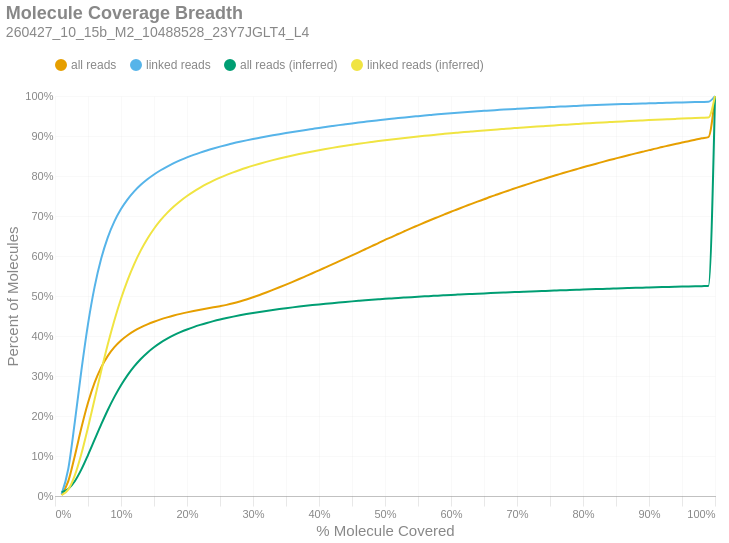

Notebook code for this chart:
### Markdown cell above
### Molecule Read Coverage
This chart shows molecule coverage breadth as computed by the number of bases aligned to that molecule. In other words, "*how much of each unique long molecule is actually sequenced/aligned?*" Keep in mind there is a distinction between sequences and alignments, since some sequences belonging to a particular molecule may not align well and wouldn't appear in the alignment data. This chart also shows molecule coverage breadth as computed by the *inferred fragment* from which the aligned sequences originate. Unlike read coverage, this calculation takes into account the total insert size, including unsequenced gaps between the forward and reverse reads. Like the previous figures, these are cumulative percents.

### Code cell
if SKIPLR:
    print_html(f"Skipped")
else:
    binned_df = consolidated_hist(valids['coverage_bp'], mask, 0.01, True)
    binned_df_inf = consolidated_hist(valids['coverage_inserts'], mask, 0.01, True)
    binned_df = binned_df.with_columns(pl.lit(binned_df_inf['all reads (cumsum)']).alias('all reads (inferred)'))
    binned_df = binned_df.with_columns(pl.lit(binned_df_inf['linked reads (cumsum)']).alias('linked reads (inferred)'))
    binned_df = binned_df.with_columns(
        (pl.col('bin').cast(pl.Float64) + 0.01).alias('right_edge')
    )

    with SafeRender(binned_df):
        (
            density_plot(binned_df, 'Molecule Coverage Breadth', samplename, 'molcov', ['all reads (inferred)','linked reads (inferred)'])
            .encode(
                #x=alt.X('bin:Q', title="% Molecule Covered").axis(format = '%').scale(padding=0),
                x=alt.X('right_edge:Q', title="% Molecule Covered").axis(format='%').scale(padding=0),
                y=alt.Y('value:Q', title='Percent of Molecules')
                    .axis(format='%')
                    .stack(False)
                    .scale(domainMin=0, padding=0),
                color=alt.Color("key:N").scale(domain = ["all reads", "linked reads", "all reads (inferred)", "linked reads (inferred)"]),
                tooltip = [
                    alt.Tooltip("key:N", title = "Data Type"),
                    alt.Tooltip("range_label:N", title="% Molecule Covered"),
                    alt.Tooltip("value:Q", format = ".2%", title="% Molecules")
                ]
            )
        ).display()

### Figure 1 — Vega-Lite specification as saved in the notebook (floating-point values rounded to 4 significant figures)
{"width": "container", "height": 400, "config": {"title": {"anchor": "start", "dy": -15, "fontSize": 18, "color": "#888888", "subtitleColor": "#888888", "subtitleFontSize": 14}, "arc": {"fill": "#0072B2"}, "axis": {"domainColor": "#888888", "domainWidth": 0.5, "gridWidth": 0.2, "grid": false, "titleFontWeight": 400, "titleFontSize": 15, "labelFontSize": 11, "labelColor": "#888888", "tickColor": "#888888", "tickWidth": 0.2, "titleColor": "#888888"}, "axisBand": {"grid": false}, "axisX": {"grid": true, "tickSize": 10, "domainCap": "round"}, "axisY": {"domain": false, "grid": true, "tickSize": 0, "domainCap": "round"}, "background": "transparent", "header": {"labelFontSize": 15, "labelColor": "#888888", "titleFontSize": 15, "titleFontWeight": 600, "titleColor": "#888888"}, "legend": {"labelFont": "sans-serif", "labelFontSize": 12, "labelColor": "#888888", "symbolSize": 100, "symbolType": "circle", "titleFontSize": 12, "titlePadding": 10, "titleColor": "#888888", "title": null, "orient": "top"}, "range": {"category": ["#E69F00", "#56B4E9", "#009E73", "#F0E442", "#0072B2", "#D55E00", "#CC79A7", "#000000"], "diverging": ["#cfe8f3", "#a2d4ec", "#73bfe2", "#46abdb", "#1696d2", "#12719e"]}, "area": {"fill": "#0072B2", "fillOpacity": 0.7, "line": true, "strokeOpacity": 0.7}, "line": {"color": "#0072B2", "stroke": "#0072B2", "strokeWidth": 2}, "trail": {"color": "#0072B2", "stroke": "#0072B2", "strokeWidth": 0, "size": 1}, "point": {"filled": true, "fillOpacity": 1.0, "size": 95}, "text": {"color": "#888888", "fontSize": 11, "align": "right", "fontWeight": 400, "size": 11}, "bar": {"fill": "#0072B2", "stroke": null}, "view": {"stroke": null, "continuousWidth": 660, "continuousHeight": 400}}, "data": {"name": "data-66cbcaf6529f50a5a47a44c8cda95c17"}, "mark": {"type": "line", "interpolate": "monotone", "point": {"opacity": 0, "size": 275}}, "encoding": {"color": {"field": "key", "scale": {"domain": ["all reads", "linked reads", "all reads (inferred)", "linked reads (inferred)"]}, "type": "nominal"}, "tooltip": [{"field": "key", "title": "Data Type", "type": "nominal"}, {"field": "range_label", "title": "% Molecule Covered", "type": "nominal"}, {"field": "value", "format": ".2%", "title": "% Molecules", "type": "quantitative"}], "x": {"axis": {"format": "%"}, "field": "right_edge", "scale": {"padding": 0}, "title": "% Molecule Covered", "type": "quantitative"}, "y": {"axis": {"format": "%"}, "field": "value", "scale": {"domainMin": 0, "padding": 0}, "stack": false, "title": "Percent of Molecules", "type": "quantitative"}}, "params": [{"name": "param_c36ac31b6afebe62", "select": {"type": "point", "fields": ["key"]}, "bind": "legend"}], "title": {"text": "Molecule Coverage Breadth", "subtitle": "260427_10_15b_M2_10488528_23Y7JGLT4_L4"}, "transform": [{"fold": ["all reads (cumsum)", "linked reads (cumsum)", "all reads (inferred)", "linked reads (inferred)"]}, {"calculate": "replace(datum.key, ' (cumsum)', '')", "as": "key"}, {"filter": {"param": "param_c36ac31b6afebe62"}}], "usermeta": {"embedOptions": {"downloadFileName": "260427_10_15b_M2_10488528_23Y7JGLT4_L4.molcov"}}, "$schema": "https://vega.github.io/schema/vega-lite/v6.4.1.json", "datasets": {"data-66cbcaf6529f50a5a47a44c8cda95c17": [{"bin": "0.0", "interval": "0.0-0.01", "all reads": 0.00275, "linked reads": 0.004936, "all reads (cumsum)": 0.00275, "linked reads (cumsum)": 0.004936, "range_label": "0.0-0.01", "all reads (inferred)": 0.009719, "linked reads (inferred)": 0.001968, "right_edge": 0.01}, {"bin": "0.01", "interval": "0.01-0.02", "all reads": 0.03369, "linked reads": 0.06186, "all reads (cumsum)": 0.03644, "linked reads (cumsum)": 0.0668, "range_label": "0.01-0.02", "all reads (inferred)": 0.01756, "linked reads (inferred)": 0.01589, "right_edge": 0.02}, {"bin": "0.02", "interval": "0.02-0.03", "all reads": 0.06373, "linked reads": 0.1176, "all reads (cumsum)": 0.1002, "linked reads (cumsum)": 0.1844, "range_label": "0.02-0.03", "all reads (inferred)": 0.03699, "linked reads (inferred)": 0.05141, "right_edge": 0.03}, {"bin": "0.03", "interval": "0.03-0.04", "all reads": 0.07027, "linked reads": 0.1298, "all reads (cumsum)": 0.1704, "linked reads (cumsum)": 0.3142, "range_label": "0.03-0.04", "all reads (inferred)": 0.06645, "linked reads (inferred)": 0.1056, "right_edge": 0.04}, {"bin": "0.04", "interval": "0.04-0.05", "all reads": 0.06251, "linked reads": 0.1155, "all reads (cumsum)": 0.2329, "linked reads (cumsum)": 0.4298, "range_label": "0.04-0.05", "all reads (inferred)": 0.1024, "linked reads (inferred)": 0.1713, "right_edge": 0.05}, {"bin": "0.05", "interval": "0.05-0.06", "all reads": 0.05031, "linked reads": 0.09297, "all reads (cumsum)": 0.2833, "linked reads (cumsum)": 0.5227, "range_label": "0.05-0.06", "all reads (inferred)": 0.1407, "linked reads (inferred)": 0.2419, "right_edge": 0.06}, {"bin": "0.06", "interval": "0.06-0.07", "all reads": 0.03831, "linked reads": 0.07076, "all reads (cumsum)": 0.3216, "linked reads (cumsum)": 0.5935, "range_label": "0.06-0.07", "all reads (inferred)": 0.1789, "linked reads (inferred)": 0.3124, "right_edge": 0.07}, {"bin": "0.07", "interval": "0.07-0.08", "all reads": 0.02881, "linked reads": 0.05316, "all reads (cumsum)": 0.3504, "linked reads (cumsum)": 0.6466, "range_label": "0.07-0.08", "all reads (inferred)": 0.2151, "linked reads (inferred)": 0.3791, "right_edge": 0.08}, {"bin": "0.08", "interval": "0.08-0.09", "all reads": 0.02169, "linked reads": 0.03999, "all reads (cumsum)": 0.3721, "linked reads (cumsum)": 0.6866, "range_label": "0.08-0.09", "all reads (inferred)": 0.2478, "linked reads (inferred)": 0.4395, "right_edge": 0.09}, {"bin": "0.09", "interval": "0.09-0.1", "all reads": 0.01674, "linked reads": 0.03086, "all reads (cumsum)": 0.3888, "linked reads (cumsum)": 0.7175, "range_label": "0.09-0.1", "all reads (inferred)": 0.2769, "linked reads (inferred)": 0.4931, "right_edge": 0.1}, {"bin": "0.1", "interval": "0.1-0.11", "all reads": 0.01314, "linked reads": 0.02422, "all reads (cumsum)": 0.402, "linked reads (cumsum)": 0.7417, "range_label": "0.1-0.11", "all reads (inferred)": 0.3023, "linked reads (inferred)": 0.5399, "right_edge": 0.11}, {"bin": "0.11", "interval": "0.11-0.12", "all reads": 0.01079, "linked reads": 0.01987, "all reads (cumsum)": 0.4127, "linked reads (cumsum)": 0.7616, "range_label": "0.11-0.12", "all reads (inferred)": 0.324, "linked reads (inferred)": 0.5799, "right_edge": 0.12}, {"bin": "0.12", "interval": "0.12-0.13", "all reads": 0.008907, "linked reads": 0.01639, "all reads (cumsum)": 0.4217, "linked reads (cumsum)": 0.778, "range_label": "0.12-0.13", "all reads (inferred)": 0.3425, "linked reads (inferred)": 0.6141, "right_edge": 0.13}, {"bin": "0.13", "interval": "0.13-0.14", "all reads": 0.007557, "linked reads": 0.01389, "all reads (cumsum)": 0.4292, "linked reads (cumsum)": 0.7919, "range_label": "0.13-0.14", "all reads (inferred)": 0.3584, "linked reads (inferred)": 0.6433, "right_edge": 0.14}, {"bin": "0.14", "interval": "0.14-0.15", "all reads": 0.006531, "linked reads": 0.012, "all reads (cumsum)": 0.4357, "linked reads (cumsum)": 0.8039, "range_label": "0.14-0.15", "all reads (inferred)": 0.3718, "linked reads (inferred)": 0.6681, "right_edge": 0.15}, {"bin": "0.15", "interval": "0.15-0.16", "all reads": 0.005732, "linked reads": 0.01052, "all reads (cumsum)": 0.4415, "linked reads (cumsum)": 0.8144, "range_label": "0.15-0.16", "all reads (inferred)": 0.3835, "linked reads (inferred)": 0.6896, "right_edge": 0.16}, {"bin": "0.16", "interval": "0.16-0.17", "all reads": 0.005053, "linked reads": 0.009253, "all reads (cumsum)": 0.4465, "linked reads (cumsum)": 0.8236, "range_label": "0.16-0.17", "all reads (inferred)": 0.3934, "linked reads (inferred)": 0.7078, "right_edge": 0.17}, {"bin": "0.17", "interval": "0.17-0.18", "all reads": 0.00459, "linked reads": 0.008394, "all reads (cumsum)": 0.4511, "linked reads (cumsum)": 0.832, "range_label": "0.17-0.18", "all reads (inferred)": 0.402, "linked reads (inferred)": 0.7237, "right_edge": 0.18}, {"bin": "0.18", "interval": "0.18-0.19", "all reads": 0.004148, "linked reads": 0.007567, "all reads (cumsum)": 0.4553, "linked reads (cumsum)": 0.8396, "range_label": "0.18-0.19", "all reads (inferred)": 0.4096, "linked reads (inferred)": 0.7377, "right_edge": 0.19}, {"bin": "0.19", "interval": "0.19-0.2", "all reads": 0.003772, "linked reads": 0.006846, "all reads (cumsum)": 0.459, "linked reads (cumsum)": 0.8464, "range_label": "0.19-0.2", "all reads (inferred)": 0.4163, "linked reads (inferred)": 0.7501, "right_edge": 0.2}, {"bin": "0.2", "interval": "0.2-0.21", "all reads": 0.003478, "linked reads": 0.006278, "all reads (cumsum)": 0.4625, "linked reads (cumsum)": 0.8527, "range_label": "0.2-0.21", "all reads (inferred)": 0.4223, "linked reads (inferred)": 0.7611, "right_edge": 0.21}, {"bin": "0.21", "interval": "0.21-0.22", "all reads": 0.003235, "linked reads": 0.00578, "all reads (cumsum)": 0.4657, "linked reads (cumsum)": 0.8585, "range_label": "0.21-0.22", "all reads (inferred)": 0.4277, "linked reads (inferred)": 0.7711, "right_edge": 0.22}, {"bin": "0.22", "interval": "0.22-0.23", "all reads": 0.003046, "linked reads": 0.005361, "all reads (cumsum)": 0.4688, "linked reads (cumsum)": 0.8639, "range_label": "0.22-0.23", "all reads (inferred)": 0.4327, "linked reads (inferred)": 0.7802, "right_edge": 0.23}, {"bin": "0.23", "interval": "0.23-0.24", "all reads": 0.002866, "linked reads": 0.004903, "all reads (cumsum)": 0.4717, "linked reads (cumsum)": 0.8688, "range_label": "0.23-0.24", "all reads (inferred)": 0.4372, "linked reads (inferred)": 0.7884, "right_edge": 0.24}, {"bin": "0.24", "interval": "0.24-0.25", "all reads": 0.002909, "linked reads": 0.004593, "all reads (cumsum)": 0.4746, "linked reads (cumsum)": 0.8734, "range_label": "0.24-0.25", "all reads (inferred)": 0.4412, "linked reads (inferred)": 0.7959, "right_edge": 0.25}, {"bin": "0.25", "interval": "0.25-0.26", "all reads": 0.003196, "linked reads": 0.004321, "all reads (cumsum)": 0.4778, "linked reads (cumsum)": 0.8777, "range_label": "0.25-0.26", "all reads (inferred)": 0.445, "linked reads (inferred)": 0.8028, "right_edge": 0.26}, {"bin": "0.26", "interval": "0.26-0.27", "all reads": 0.003899, "linked reads": 0.004076, "all reads (cumsum)": 0.4817, "linked reads (cumsum)": 0.8818, "range_label": "0.26-0.27", "all reads (inferred)": 0.4485, "linked reads (inferred)": 0.8092, "right_edge": 0.27}, {"bin": "0.27", "interval": "0.27-0.28", "all reads": 0.004554, "linked reads": 0.003732, "all reads (cumsum)": 0.4862, "linked reads (cumsum)": 0.8855, "range_label": "0.27-0.28", "all reads (inferred)": 0.4517, "linked reads (inferred)": 0.8151, "right_edge": 0.28}, {"bin": "0.28", "interval": "0.28-0.29", "all reads": 0.005055, "linked reads": 0.003548, "all reads (cumsum)": 0.4913, "linked reads (cumsum)": 0.889, "range_label": "0.28-0.29", "all reads (inferred)": 0.4547, "linked reads (inferred)": 0.8207, "right_edge": 0.29}, {"bin": "0.29", "interval": "0.29-0.3", "all reads": 0.005485, "linked reads": 0.003382, "all reads (cumsum)": 0.4968, "linked reads (cumsum)": 0.8924, "range_label": "0.29-0.3", "all reads (inferred)": 0.4576, "linked reads (inferred)": 0.8259, "right_edge": 0.3}, {"bin": "0.3", "interval": "0.3-0.31", "all reads": 0.00579, "linked reads": 0.003232, "all reads (cumsum)": 0.5025, "linked reads (cumsum)": 0.8957, "range_label": "0.3-0.31", "all reads (inferred)": 0.4602, "linked reads (inferred)": 0.8308, "right_edge": 0.31}, {"bin": "0.31", "interval": "0.31-0.32", "all reads": 0.00627, "linked reads": 0.003174, "all reads (cumsum)": 0.5088, "linked reads (cumsum)": 0.8988, "range_label": "0.31-0.32", "all reads (inferred)": 0.4627, "linked reads (inferred)": 0.8353, "right_edge": 0.32}, {"bin": "0.32", "interval": "0.32-0.33", "all reads": 0.006462, "linked reads": 0.002966, "all reads (cumsum)": 0.5153, "linked reads (cumsum)": 0.9018, "range_label": "0.32-0.33", "all reads (inferred)": 0.4651, "linked reads (inferred)": 0.8397, "right_edge": 0.33}, {"bin": "0.33", "interval": "0.33-0.34", "all reads": 0.006543, "linked reads": 0.002846, "all reads (cumsum)": 0.5218, "linked reads (cumsum)": 0.9046, "range_label": "0.33-0.34", "all reads (inferred)": 0.4674, "linked reads (inferred)": 0.8438, "right_edge": 0.34}, {"bin": "0.34", "interval": "0.34-0.35", "all reads": 0.006679, "linked reads": 0.002747, "all reads (cumsum)": 0.5285, "linked reads (cumsum)": 0.9074, "range_label": "0.34-0.35", "all reads (inferred)": 0.4695, "linked reads (inferred)": 0.8477, "right_edge": 0.35}, {"bin": "0.35", "interval": "0.35-0.36", "all reads": 0.006917, "linked reads": 0.002699, "all reads (cumsum)": 0.5354, "linked reads (cumsum)": 0.9101, "range_label": "0.35-0.36", "all reads (inferred)": 0.4716, "linked reads (inferred)": 0.8513, "right_edge": 0.36}, {"bin": "0.36", "interval": "0.36-0.37", "all reads": 0.00702, "linked reads": 0.002624, "all reads (cumsum)": 0.5424, "linked reads (cumsum)": 0.9127, "range_label": "0.36-0.37", "all reads (inferred)": 0.4735, "linked reads (inferred)": 0.8549, "right_edge": 0.37}, {"bin": "0.37", "interval": "0.37-0.38", "all reads": 0.007172, "linked reads": 0.002571, "all reads (cumsum)": 0.5496, "linked reads (cumsum)": 0.9153, "range_label": "0.37-0.38", "all reads (inferred)": 0.4754, "linked reads (inferred)": 0.8582, "right_edge": 0.38}, {"bin": "0.38", "interval": "0.38-0.39", "all reads": 0.007211, "linked reads": 0.002465, "all reads (cumsum)": 0.5568, "linked reads (cumsum)": 0.9177, "range_label": "0.38-0.39", "all reads (inferred)": 0.4772, "linked reads (inferred)": 0.8614, "right_edge": 0.39}, {"bin": "0.39", "interval": "0.39-0.4", "all reads": 0.007452, "linked reads": 0.002468, "all reads (cumsum)": 0.5643, "linked reads (cumsum)": 0.9202, "range_label": "0.39-0.4", "all reads (inferred)": 0.4789, "linked reads (inferred)": 0.8645, "right_edge": 0.4}, {"bin": "0.4", "interval": "0.4-0.41", "all reads": 0.007284, "linked reads": 0.002348, "all reads (cumsum)": 0.5716, "linked reads (cumsum)": 0.9226, "range_label": "0.4-0.41", "all reads (inferred)": 0.4806, "linked reads (inferred)": 0.8675, "right_edge": 0.41}, {"bin": "0.41", "interval": "0.41-0.42", "all reads": 0.007398, "linked reads": 0.002334, "all reads (cumsum)": 0.579, "linked reads (cumsum)": 0.9249, "range_label": "0.41-0.42", "all reads (inferred)": 0.4822, "linked reads (inferred)": 0.8703, "right_edge": 0.42}, {"bin": "0.42", "interval": "0.42-0.43", "all reads": 0.007568, "linked reads": 0.002287, "all reads (cumsum)": 0.5865, "linked reads (cumsum)": 0.9272, "range_label": "0.42-0.43", "all reads (inferred)": 0.4837, "linked reads (inferred)": 0.873, "right_edge": 0.43}, {"bin": "0.43", "interval": "0.43-0.44", "all reads": 0.007425, "linked reads": 0.002179, "all reads (cumsum)": 0.5939, "linked reads (cumsum)": 0.9294, "range_label": "0.43-0.44", "all reads (inferred)": 0.4851, "linked reads (inferred)": 0.8756, "right_edge": 0.44}, {"bin": "0.44", "interval": "0.44-0.45", "all reads": 0.007563, "linked reads": 0.002152, "all reads (cumsum)": 0.6015, "linked reads (cumsum)": 0.9315, "range_label": "0.44-0.45", "all reads (inferred)": 0.4866, "linked reads (inferred)": 0.8781, "right_edge": 0.45}, {"bin": "0.45", "interval": "0.45-0.46", "all reads": 0.007698, "linked reads": 0.002091, "all reads (cumsum)": 0.6092, "linked reads (cumsum)": 0.9336, "range_label": "0.45-0.46", "all reads (inferred)": 0.4879, "linked reads (inferred)": 0.8805, "right_edge": 0.46}, {"bin": "0.46", "interval": "0.46-0.47", "all reads": 0.00766, "linked reads": 0.001995, "all reads (cumsum)": 0.6169, "linked reads (cumsum)": 0.9356, "range_label": "0.46-0.47", "all reads (inferred)": 0.4893, "linked reads (inferred)": 0.8828, "right_edge": 0.47}, {"bin": "0.47", "interval": "0.47-0.48", "all reads": 0.007868, "linked reads": 0.001974, "all reads (cumsum)": 0.6247, "linked reads (cumsum)": 0.9376, "range_label": "0.47-0.48", "all reads (inferred)": 0.4905, "linked reads (inferred)": 0.885, "right_edge": 0.48}, {"bin": "0.48", "interval": "0.48-0.49", "all reads": 0.007476, "linked reads": 0.001893, "all reads (cumsum)": 0.6322, "linked reads (cumsum)": 0.9395, "range_label": "0.48-0.49", "all reads (inferred)": 0.4917, "linked reads (inferred)": 0.8872, "right_edge": 0.49}, {"bin": "0.49", "interval": "0.49-0.5", "all reads": 0.008088, "linked reads": 0.001884, "all reads (cumsum)": 0.6403, "linked reads (cumsum)": 0.9414, "range_label": "0.49-0.5", "all reads (inferred)": 0.4929, "linked reads (inferred)": 0.8893, "right_edge": 0.5}, {"bin": "0.5", "interval": "0.5-0.51", "all reads": 0.006946, "linked reads": 0.001734, "all reads (cumsum)": 0.6472, "linked reads (cumsum)": 0.9431, "range_label": "0.5-0.51", "all reads (inferred)": 0.494, "linked reads (inferred)": 0.8913, "right_edge": 0.51}, {"bin": "0.51", "interval": "0.51-0.52", "all reads": 0.007821, "linked reads": 0.001752, "all reads (cumsum)": 0.6551, "linked reads (cumsum)": 0.9448, "range_label": "0.51-0.52", "all reads (inferred)": 0.4951, "linked reads (inferred)": 0.8933, "right_edge": 0.52}, {"bin": "0.52", "interval": "0.52-0.53", "all reads": 0.007395, "linked reads": 0.001653, "all reads (cumsum)": 0.6625, "linked reads (cumsum)": 0.9465, "range_label": "0.52-0.53", "all reads (inferred)": 0.4961, "linked reads (inferred)": 0.8951, "right_edge": 0.53}, {"bin": "0.53", "interval": "0.53-0.54", "all reads": 0.007262, "linked reads": 0.00161, "all reads (cumsum)": 0.6697, "linked reads (cumsum)": 0.9481, "range_label": "0.53-0.54", "all reads (inferred)": 0.4971, "linked reads (inferred)": 0.897, "right_edge": 0.54}, {"bin": "0.54", "interval": "0.54-0.55", "all reads": 0.006963, "linked reads": 0.001537, "all reads (cumsum)": 0.6767, "linked reads (cumsum)": 0.9496, "range_label": "0.54-0.55", "all reads (inferred)": 0.4981, "linked reads (inferred)": 0.8987, "right_edge": 0.55}, {"bin": "0.55", "interval": "0.55-0.56", "all reads": 0.007078, "linked reads": 0.001538, "all reads (cumsum)": 0.6838, "linked reads (cumsum)": 0.9512, "range_label": "0.55-0.56", "all reads (inferred)": 0.4991, "linked reads (inferred)": 0.9004, "right_edge": 0.56}, {"bin": "0.56", "interval": "0.56-0.57", "all reads": 0.006827, "linked reads": 0.001459, "all reads (cumsum)": 0.6906, "linked reads (cumsum)": 0.9526, "range_label": "0.56-0.57", "all reads (inferred)": 0.5, "linked reads (inferred)": 0.9021, "right_edge": 0.57}, {"bin": "0.57", "interval": "0.57-0.58", "all reads": 0.006651, "linked reads": 0.001445, "all reads (cumsum)": 0.6972, "linked reads (cumsum)": 0.9541, "range_label": "0.57-0.58", "all reads (inferred)": 0.5009, "linked reads (inferred)": 0.9038, "right_edge": 0.58}, {"bin": "0.58", "interval": "0.58-0.59", "all reads": 0.006663, "linked reads": 0.001389, "all reads (cumsum)": 0.7039, "linked reads (cumsum)": 0.9555, "range_label": "0.58-0.59", "all reads (inferred)": 0.5018, "linked reads (inferred)": 0.9053, "right_edge": 0.59}, {"bin": "0.59", "interval": "0.59-0.6", "all reads": 0.006668, "linked reads": 0.001346, "all reads (cumsum)": 0.7106, "linked reads (cumsum)": 0.9568, "range_label": "0.59-0.6", "all reads (inferred)": 0.5026, "linked reads (inferred)": 0.9069, "right_edge": 0.6}, {"bin": "0.6", "interval": "0.6-0.61", "all reads": 0.006318, "linked reads": 0.001286, "all reads (cumsum)": 0.7169, "linked reads (cumsum)": 0.9581, "range_label": "0.6-0.61", "all reads (inferred)": 0.5035, "linked reads (inferred)": 0.9083, "right_edge": 0.61}, {"bin": "0.61", "interval": "0.61-0.62", "all reads": 0.006531, "linked reads": 0.001253, "all reads (cumsum)": 0.7234, "linked reads (cumsum)": 0.9594, "range_label": "0.61-0.62", "all reads (inferred)": 0.5043, "linked reads (inferred)": 0.9098, "right_edge": 0.62}, {"bin": "0.62", "interval": "0.62-0.63", "all reads": 0.006232, "linked reads": 0.00122, "all reads (cumsum)": 0.7297, "linked reads (cumsum)": 0.9606, "range_label": "0.62-0.63", "all reads (inferred)": 0.505, "linked reads (inferred)": 0.9112, "right_edge": 0.63}, {"bin": "0.63", "interval": "0.63-0.64", "all reads": 0.006186, "linked reads": 0.001177, "all reads (cumsum)": 0.7358, "linked reads (cumsum)": 0.9618, "range_label": "0.63-0.64", "all reads (inferred)": 0.5058, "linked reads (inferred)": 0.9126, "right_edge": 0.64}, {"bin": "0.64", "interval": "0.64-0.65", "all reads": 0.00601, "linked reads": 0.001095, "all reads (cumsum)": 0.7419, "linked reads (cumsum)": 0.9628, "range_label": "0.64-0.65", "all reads (inferred)": 0.5066, "linked reads (inferred)": 0.9139, "right_edge": 0.65}, {"bin": "0.65", "interval": "0.65-0.66", "all reads": 0.006165, "linked reads": 0.001115, "all reads (cumsum)": 0.748, "linked reads (cumsum)": 0.964, "range_label": "0.65-0.66", "all reads (inferred)": 0.5073, "linked reads (inferred)": 0.9152, "right_edge": 0.66}, {"bin": "0.66", "interval": "0.66-0.67", "all reads": 0.005785, "linked reads": 0.001031, "all reads (cumsum)": 0.7538, "linked reads (cumsum)": 0.965, "range_label": "0.66-0.67", "all reads (inferred)": 0.508, "linked reads (inferred)": 0.9165, "right_edge": 0.67}, {"bin": "0.67", "interval": "0.67-0.68", "all reads": 0.005854, "linked reads": 0.001035, "all reads (cumsum)": 0.7597, "linked reads (cumsum)": 0.966, "range_label": "0.67-0.68", "all reads (inferred)": 0.5087, "linked reads (inferred)": 0.9177, "right_edge": 0.68}, {"bin": "0.68", "interval": "0.68-0.69", "all reads": 0.005626, "linked reads": 0.0009511, "all reads (cumsum)": 0.7653, "linked reads (cumsum)": 0.967, "range_label": "0.68-0.69", "all reads (inferred)": 0.5094, "linked reads (inferred)": 0.919, "right_edge": 0.69}, {"bin": "0.69", "interval": "0.69-0.7", "all reads": 0.005648, "linked reads": 0.0009243, "all reads (cumsum)": 0.7709, "linked reads (cumsum)": 0.9679, "range_label": "0.69-0.7", "all reads (inferred)": 0.51, "linked reads (inferred)": 0.9201, "right_edge": 0.7}, {"bin": "0.7", "interval": "0.7-0.71", "all reads": 0.005427, "linked reads": 0.0009155, "all reads (cumsum)": 0.7764, "linked reads (cumsum)": 0.9688, "range_label": "0.7-0.71", "all reads (inferred)": 0.5107, "linked reads (inferred)": 0.9213, "right_edge": 0.71}, {"bin": "0.71", "interval": "0.71-0.72", "all reads": 0.005318, "linked reads": 0.0008776, "all reads (cumsum)": 0.7817, "linked reads (cumsum)": 0.9697, "range_label": "0.71-0.72", "all reads (inferred)": 0.5113, "linked reads (inferred)": 0.9224, "right_edge": 0.72}, {"bin": "0.72", "interval": "0.72-0.73", "all reads": 0.005413, "linked reads": 0.0008768, "all reads (cumsum)": 0.7871, "linked reads (cumsum)": 0.9706, "range_label": "0.72-0.73", "all reads (inferred)": 0.512, "linked reads (inferred)": 0.9236, "right_edge": 0.73}, {"bin": "0.73", "interval": "0.73-0.74", "all reads": 0.005162, "linked reads": 0.0008571, "all reads (cumsum)": 0.7922, "linked reads (cumsum)": 0.9714, "range_label": "0.73-0.74", "all reads (inferred)": 0.5126, "linked reads (inferred)": 0.9247, "right_edge": 0.74}, {"bin": "0.74", "interval": "0.74-0.75", "all reads": 0.005304, "linked reads": 0.0008237, "all reads (cumsum)": 0.7976, "linked reads (cumsum)": 0.9723, "range_label": "0.74-0.75", "all reads (inferred)": 0.5132, "linked reads (inferred)": 0.9258, "right_edge": 0.75}, {"bin": "0.75", "interval": "0.75-0.76", "all reads": 0.004889, "linked reads": 0.0007466, "all reads (cumsum)": 0.8024, "linked reads (cumsum)": 0.973, "range_label": "0.75-0.76", "all reads (inferred)": 0.5138, "linked reads (inferred)": 0.9268, "right_edge": 0.76}, {"bin": "0.76", "interval": "0.76-0.77", "all reads": 0.004957, "linked reads": 0.0007491, "all reads (cumsum)": 0.8074, "linked reads (cumsum)": 0.9737, "range_label": "0.76-0.77", "all reads (inferred)": 0.5144, "linked reads (inferred)": 0.9279, "right_edge": 0.77}, {"bin": "0.77", "interval": "0.77-0.78", "all reads": 0.004831, "linked reads": 0.0007439, "all reads (cumsum)": 0.8122, "linked reads (cumsum)": 0.9745, "range_label": "0.77-0.78", "all reads (inferred)": 0.515, "linked reads (inferred)": 0.9289, "right_edge": 0.78}, {"bin": "0.78", "interval": "0.78-0.79", "all reads": 0.004731, "linked reads": 0.0007196, "all reads (cumsum)": 0.817, "linked reads (cumsum)": 0.9752, "range_label": "0.78-0.79", "all reads (inferred)": 0.5156, "linked reads (inferred)": 0.9299, "right_edge": 0.79}, {"bin": "0.79", "interval": "0.79-0.8", "all reads": 0.00491, "linked reads": 0.0007269, "all reads (cumsum)": 0.8219, "linked reads (cumsum)": 0.9759, "range_label": "0.79-0.8", "all reads (inferred)": 0.5162, "linked reads (inferred)": 0.9309, "right_edge": 0.8}, {"bin": "0.8", "interval": "0.8-0.81", "all reads": 0.004473, "linked reads": 0.0006949, "all reads (cumsum)": 0.8263, "linked reads (cumsum)": 0.9766, "range_label": "0.8-0.81", "all reads (inferred)": 0.5167, "linked reads (inferred)": 0.9319, "right_edge": 0.81}, {"bin": "0.81", "interval": "0.81-0.82", "all reads": 0.004482, "linked reads": 0.0006726, "all reads (cumsum)": 0.8308, "linked reads (cumsum)": 0.9773, "range_label": "0.81-0.82", "all reads (inferred)": 0.5173, "linked reads (inferred)": 0.9329, "right_edge": 0.82}, {"bin": "0.82", "interval": "0.82-0.83", "all reads": 0.004563, "linked reads": 0.0006359, "all reads (cumsum)": 0.8354, "linked reads (cumsum)": 0.9779, "range_label": "0.82-0.83", "all reads (inferred)": 0.5178, "linked reads (inferred)": 0.9338, "right_edge": 0.83}, {"bin": "0.83", "interval": "0.83-0.84", "all reads": 0.004385, "linked reads": 0.0006079, "all reads (cumsum)": 0.8398, "linked reads (cumsum)": 0.9786, "range_label": "0.83-0.84", "all reads (inferred)": 0.5183, "linked reads (inferred)": 0.9347, "right_edge": 0.84}, {"bin": "0.84", "interval": "0.84-0.85", "all reads": 0.004244, "linked reads": 0.0005783, "all reads (cumsum)": 0.844, "linked reads (cumsum)": 0.9791, "range_label": "0.84-0.85", "all reads (inferred)": 0.5189, "linked reads (inferred)": 0.9356, "right_edge": 0.85}, {"bin": "0.85", "interval": "0.85-0.86", "all reads": 0.004235, "linked reads": 0.0005603, "all reads (cumsum)": 0.8483, "linked reads (cumsum)": 0.9797, "range_label": "0.85-0.86", "all reads (inferred)": 0.5194, "linked reads (inferred)": 0.9365, "right_edge": 0.86}, {"bin": "0.86", "interval": "0.86-0.87", "all reads": 0.004134, "linked reads": 0.0005219, "all reads (cumsum)": 0.8524, "linked reads (cumsum)": 0.9802, "range_label": "0.86-0.87", "all reads (inferred)": 0.5199, "linked reads (inferred)": 0.9373, "right_edge": 0.87}, {"bin": "0.87", "interval": "0.87-0.88", "all reads": 0.00417, "linked reads": 0.0005096, "all reads (cumsum)": 0.8566, "linked reads (cumsum)": 0.9807, "range_label": "0.87-0.88", "all reads (inferred)": 0.5204, "linked reads (inferred)": 0.9382, "right_edge": 0.88}, {"bin": "0.88", "interval": "0.88-0.89", "all reads": 0.004011, "linked reads": 0.0004976, "all reads (cumsum)": 0.8606, "linked reads (cumsum)": 0.9812, "range_label": "0.88-0.89", "all reads (inferred)": 0.5208, "linked reads (inferred)": 0.939, "right_edge": 0.89}, {"bin": "0.89", "interval": "0.89-0.9", "all reads": 0.004085, "linked reads": 0.0004909, "all reads (cumsum)": 0.8647, "linked reads (cumsum)": 0.9817, "range_label": "0.89-0.9", "all reads (inferred)": 0.5213, "linked reads (inferred)": 0.9398, "right_edge": 0.9}, {"bin": "0.9", "interval": "0.9-0.91", "all reads": 0.003743, "linked reads": 0.0004712, "all reads (cumsum)": 0.8684, "linked reads (cumsum)": 0.9822, "range_label": "0.9-0.91", "all reads (inferred)": 0.5217, "linked reads (inferred)": 0.9405, "right_edge": 0.91}, {"bin": "0.91", "interval": "0.91-0.92", "all reads": 0.004224, "linked reads": 0.0004769, "all reads (cumsum)": 0.8726, "linked reads (cumsum)": 0.9827, "range_label": "0.91-0.92", "all reads (inferred)": 0.5222, "linked reads (inferred)": 0.9413, "right_edge": 0.92}, {"bin": "0.92", "interval": "0.92-0.93", "all reads": 0.003494, "linked reads": 0.0004525, "all reads (cumsum)": 0.8761, "linked reads (cumsum)": 0.9831, "range_label": "0.92-0.93", "all reads (inferred)": 0.5226, "linked reads (inferred)": 0.942, "right_edge": 0.93}, {"bin": "0.93", "interval": "0.93-0.94", "all reads": 0.003758, "linked reads": 0.0004422, "all reads (cumsum)": 0.8799, "linked reads (cumsum)": 0.9836, "range_label": "0.93-0.94", "all reads (inferred)": 0.523, "linked reads (inferred)": 0.9427, "right_edge": 0.94}, {"bin": "0.94", "interval": "0.94-0.95", "all reads": 0.003923, "linked reads": 0.0004077, "all reads (cumsum)": 0.8838, "linked reads (cumsum)": 0.984, "range_label": "0.94-0.95", "all reads (inferred)": 0.5234, "linked reads (inferred)": 0.9434, "right_edge": 0.95}, {"bin": "0.95", "interval": "0.95-0.96", "all reads": 0.003221, "linked reads": 0.0003859, "all reads (cumsum)": 0.887, "linked reads (cumsum)": 0.9843, "range_label": "0.95-0.96", "all reads (inferred)": 0.5238, "linked reads (inferred)": 0.9441, "right_edge": 0.96}, {"bin": "0.96", "interval": "0.96-0.97", "all reads": 0.003602, "linked reads": 0.0003649, "all reads (cumsum)": 0.8906, "linked reads (cumsum)": 0.9847, "range_label": "0.96-0.97", "all reads (inferred)": 0.5242, "linked reads (inferred)": 0.9448, "right_edge": 0.97}, {"bin": "0.97", "interval": "0.97-0.98", "all reads": 0.003547, "linked reads": 0.0003376, "all reads (cumsum)": 0.8942, "linked reads (cumsum)": 0.985, "range_label": "0.97-0.98", "all reads (inferred)": 0.5246, "linked reads (inferred)": 0.9454, "right_edge": 0.98}, {"bin": "0.98", "interval": "0.98-0.99", "all reads": 0.003045, "linked reads": 0.0003569, "all reads (cumsum)": 0.8972, "linked reads (cumsum)": 0.9854, "range_label": "0.98-0.99", "all reads (inferred)": 0.525, "linked reads (inferred)": 0.9461, "right_edge": 0.99}, {"bin": "0.99", "interval": "0.99-1.0", "all reads": 0.1028, "linked reads": 0.01459, "all reads (cumsum)": 1.0, "linked reads (cumsum)": 1.0, "range_label": "0.99-1.0", "all reads (inferred)": 1.0, "linked reads (inferred)": 1.0, "right_edge": 1.0}]}}
